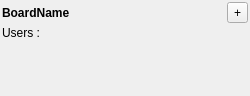
<?xml version="1.0" encoding="UTF-8"?>
<ui version="4.0">
 <class>QQBoardInfo</class>
 <widget class="QWidget" name="QQBoardInfo">
  <property name="geometry">
   <rect>
    <x>0</x>
    <y>0</y>
    <width>250</width>
    <height>95</height>
   </rect>
  </property>
  <property name="sizePolicy">
   <sizepolicy hsizetype="Expanding" vsizetype="Minimum">
    <horstretch>0</horstretch>
    <verstretch>0</verstretch>
   </sizepolicy>
  </property>
  <property name="windowTitle">
   <string>Form</string>
  </property>
  <layout class="QVBoxLayout" name="verticalLayout_2">
   <property name="spacing">
    <number>1</number>
   </property>
   <property name="leftMargin">
    <number>1</number>
   </property>
   <property name="topMargin">
    <number>1</number>
   </property>
   <property name="rightMargin">
    <number>1</number>
   </property>
   <property name="bottomMargin">
    <number>1</number>
   </property>
   <item>
    <widget class="QWidget" name="headWidget" native="true">
     <layout class="QHBoxLayout" name="horizontalLayout">
      <property name="spacing">
       <number>3</number>
      </property>
      <property name="leftMargin">
       <number>1</number>
      </property>
      <property name="topMargin">
       <number>1</number>
      </property>
      <property name="rightMargin">
       <number>1</number>
      </property>
      <property name="bottomMargin">
       <number>1</number>
      </property>
      <item>
       <widget class="QLabel" name="boardNameLbl">
        <property name="font">
         <font>
          <weight>75</weight>
          <bold>true</bold>
         </font>
        </property>
        <property name="text">
         <string>BoardName</string>
        </property>
       </widget>
      </item>
      <item>
       <spacer name="horizontalSpacer">
        <property name="orientation">
         <enum>Qt::Horizontal</enum>
        </property>
        <property name="sizeHint" stdset="0">
         <size>
          <width>96</width>
          <height>20</height>
         </size>
        </property>
       </spacer>
      </item>
      <item>
       <widget class="QToolButton" name="showBtn">
        <property name="text">
         <string>+</string>
        </property>
       </widget>
      </item>
     </layout>
    </widget>
   </item>
   <item>
    <widget class="QWidget" name="bodyWidget" native="true">
     <property name="sizePolicy">
      <sizepolicy hsizetype="Expanding" vsizetype="Minimum">
       <horstretch>0</horstretch>
       <verstretch>0</verstretch>
      </sizepolicy>
     </property>
     <layout class="QHBoxLayout" name="horizontalLayout_2">
      <property name="spacing">
       <number>3</number>
      </property>
      <property name="leftMargin">
       <number>1</number>
      </property>
      <property name="topMargin">
       <number>1</number>
      </property>
      <property name="rightMargin">
       <number>1</number>
      </property>
      <property name="bottomMargin">
       <number>1</number>
      </property>
      <item alignment="Qt::AlignLeft|Qt::AlignTop">
       <widget class="QLabel" name="label_2">
        <property name="text">
         <string>&lt;html&gt;&lt;head/&gt;&lt;body&gt;&lt;p&gt;Users :&lt;/p&gt;&lt;/body&gt;&lt;/html&gt;</string>
        </property>
        <property name="wordWrap">
         <bool>true</bool>
        </property>
       </widget>
      </item>
      <item>
       <widget class="QScrollArea" name="usrDspSA">
        <property name="sizePolicy">
         <sizepolicy hsizetype="Expanding" vsizetype="Minimum">
          <horstretch>0</horstretch>
          <verstretch>0</verstretch>
         </sizepolicy>
        </property>
        <property name="baseSize">
         <size>
          <width>0</width>
          <height>0</height>
         </size>
        </property>
        <property name="frameShape">
         <enum>QFrame::NoFrame</enum>
        </property>
        <property name="widgetResizable">
         <bool>true</bool>
        </property>
        <widget class="QWidget" name="scrollAreaWidgetContents">
         <property name="geometry">
          <rect>
           <x>0</x>
           <y>0</y>
           <width>201</width>
           <height>68</height>
          </rect>
         </property>
        </widget>
       </widget>
      </item>
     </layout>
    </widget>
   </item>
  </layout>
 </widget>
 <resources/>
 <connections/>
</ui>
